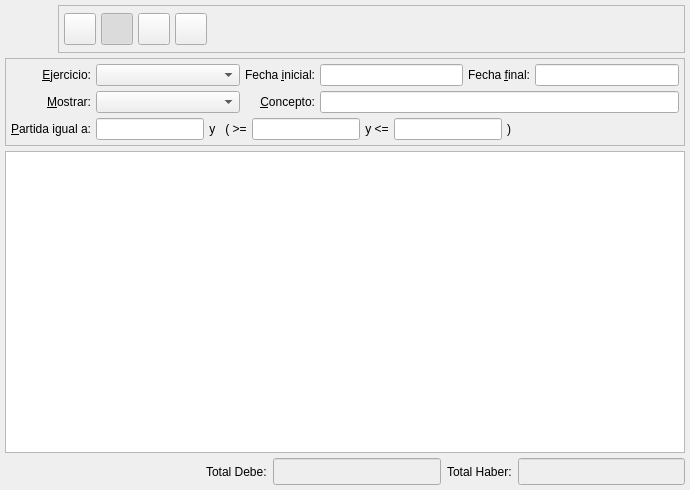
<?xml version="1.0" encoding="UTF-8"?>
<ui version="4.0">
 <class>BcAsientoListBase</class>
 <widget class="QWidget" name="BcAsientoListBase">
  <property name="geometry">
   <rect>
    <x>0</x>
    <y>0</y>
    <width>690</width>
    <height>490</height>
   </rect>
  </property>
  <property name="windowTitle">
   <string>Listado de asientos</string>
  </property>
  <property name="windowIcon">
   <iconset resource="../../../bulmages.qrc">
    <normaloff>:/Images/book-list.png</normaloff>:/Images/book-list.png</iconset>
  </property>
  <layout class="QGridLayout">
   <property name="margin">
    <number>5</number>
   </property>
   <property name="spacing">
    <number>5</number>
   </property>
   <item row="1" column="0">
    <widget class="QFrame" name="frame">
     <property name="frameShape">
      <enum>QFrame::StyledPanel</enum>
     </property>
     <property name="frameShadow">
      <enum>QFrame::Raised</enum>
     </property>
     <layout class="QGridLayout">
      <property name="margin">
       <number>5</number>
      </property>
      <property name="spacing">
       <number>5</number>
      </property>
      <item row="1" column="0">
       <widget class="QLabel" name="textLabel1_2">
        <property name="text">
         <string>&amp;Mostrar:</string>
        </property>
        <property name="alignment">
         <set>Qt::AlignRight|Qt::AlignTrailing|Qt::AlignVCenter</set>
        </property>
        <property name="buddy">
         <cstring>mui_mostrar</cstring>
        </property>
       </widget>
      </item>
      <item row="1" column="1">
       <widget class="QComboBox" name="mui_mostrar">
        <property name="sizePolicy">
         <sizepolicy hsizetype="Expanding" vsizetype="Fixed">
          <horstretch>0</horstretch>
          <verstretch>0</verstretch>
         </sizepolicy>
        </property>
        <property name="minimumSize">
         <size>
          <width>100</width>
          <height>0</height>
         </size>
        </property>
        <property name="focusPolicy">
         <enum>Qt::StrongFocus</enum>
        </property>
       </widget>
      </item>
      <item row="0" column="0">
       <widget class="QLabel" name="textLabel1">
        <property name="text">
         <string>&amp;Ejercicio:</string>
        </property>
        <property name="alignment">
         <set>Qt::AlignRight|Qt::AlignTrailing|Qt::AlignVCenter</set>
        </property>
        <property name="buddy">
         <cstring>mui_mostrar</cstring>
        </property>
       </widget>
      </item>
      <item row="0" column="1">
       <widget class="QComboBox" name="mui_ejercicio">
        <property name="sizePolicy">
         <sizepolicy hsizetype="Expanding" vsizetype="Fixed">
          <horstretch>0</horstretch>
          <verstretch>0</verstretch>
         </sizepolicy>
        </property>
        <property name="minimumSize">
         <size>
          <width>100</width>
          <height>0</height>
         </size>
        </property>
        <property name="focusPolicy">
         <enum>Qt::StrongFocus</enum>
        </property>
       </widget>
      </item>
      <item row="1" column="2">
       <widget class="QLabel" name="TextLabel2">
        <property name="text">
         <string>&amp;Concepto:</string>
        </property>
        <property name="alignment">
         <set>Qt::AlignRight|Qt::AlignTrailing|Qt::AlignVCenter</set>
        </property>
        <property name="buddy">
         <cstring>mui_nombreasiento</cstring>
        </property>
       </widget>
      </item>
      <item row="0" column="2">
       <widget class="QLabel" name="label_4">
        <property name="text">
         <string>Fecha &amp;inicial:</string>
        </property>
        <property name="alignment">
         <set>Qt::AlignRight|Qt::AlignTrailing|Qt::AlignVCenter</set>
        </property>
        <property name="buddy">
         <cstring>mui_fechaInicial</cstring>
        </property>
       </widget>
      </item>
      <item row="1" column="3" colspan="3">
       <widget class="QLineEdit" name="mui_nombreasiento"/>
      </item>
      <item row="0" column="4">
       <widget class="QLabel" name="label_5">
        <property name="sizePolicy">
         <sizepolicy hsizetype="Preferred" vsizetype="Preferred">
          <horstretch>0</horstretch>
          <verstretch>0</verstretch>
         </sizepolicy>
        </property>
        <property name="text">
         <string>Fecha &amp;final:</string>
        </property>
        <property name="alignment">
         <set>Qt::AlignRight|Qt::AlignTrailing|Qt::AlignVCenter</set>
        </property>
        <property name="buddy">
         <cstring>mui_fechaFinal</cstring>
        </property>
       </widget>
      </item>
      <item row="2" column="0">
       <widget class="QLabel" name="TextLabel2_2">
        <property name="text">
         <string>&amp;Partida igual a:</string>
        </property>
        <property name="alignment">
         <set>Qt::AlignRight|Qt::AlignTrailing|Qt::AlignVCenter</set>
        </property>
        <property name="buddy">
         <cstring>mui_saldoasiento</cstring>
        </property>
       </widget>
      </item>
      <item row="0" column="3">
       <widget class="BlDateSearch" name="mui_fechaInicial">
        <property name="minimumSize">
         <size>
          <width>100</width>
          <height>0</height>
         </size>
        </property>
       </widget>
      </item>
      <item row="0" column="5">
       <widget class="BlDateSearch" name="mui_fechaFinal">
        <property name="minimumSize">
         <size>
          <width>100</width>
          <height>0</height>
         </size>
        </property>
       </widget>
      </item>
      <item row="2" column="1" colspan="5">
       <layout class="QHBoxLayout">
        <property name="spacing">
         <number>5</number>
        </property>
        <property name="margin">
         <number>0</number>
        </property>
        <item>
         <widget class="QLineEdit" name="mui_saldoasiento">
          <property name="sizePolicy">
           <sizepolicy hsizetype="Preferred" vsizetype="Fixed">
            <horstretch>0</horstretch>
            <verstretch>0</verstretch>
           </sizepolicy>
          </property>
          <property name="alignment">
           <set>Qt::AlignRight</set>
          </property>
         </widget>
        </item>
        <item>
         <widget class="QLabel" name="TextLabel2_2_3">
          <property name="sizePolicy">
           <sizepolicy hsizetype="Preferred" vsizetype="Preferred">
            <horstretch>0</horstretch>
            <verstretch>0</verstretch>
           </sizepolicy>
          </property>
          <property name="text">
           <string>y   ( &gt;=</string>
          </property>
          <property name="alignment">
           <set>Qt::AlignCenter</set>
          </property>
          <property name="buddy">
           <cstring>mui_mayoroigual</cstring>
          </property>
         </widget>
        </item>
        <item>
         <widget class="QLineEdit" name="mui_mayoroigual">
          <property name="sizePolicy">
           <sizepolicy hsizetype="Preferred" vsizetype="Fixed">
            <horstretch>0</horstretch>
            <verstretch>0</verstretch>
           </sizepolicy>
          </property>
          <property name="alignment">
           <set>Qt::AlignRight</set>
          </property>
         </widget>
        </item>
        <item>
         <widget class="QLabel" name="TextLabel2_2_2">
          <property name="text">
           <string>y &lt;=</string>
          </property>
          <property name="alignment">
           <set>Qt::AlignCenter</set>
          </property>
          <property name="buddy">
           <cstring>mui_menoroigual</cstring>
          </property>
         </widget>
        </item>
        <item>
         <widget class="QLineEdit" name="mui_menoroigual">
          <property name="sizePolicy">
           <sizepolicy hsizetype="Preferred" vsizetype="Fixed">
            <horstretch>0</horstretch>
            <verstretch>0</verstretch>
           </sizepolicy>
          </property>
          <property name="alignment">
           <set>Qt::AlignRight</set>
          </property>
         </widget>
        </item>
        <item>
         <widget class="QLabel" name="TextLabel2_2_4">
          <property name="text">
           <string>)</string>
          </property>
          <property name="alignment">
           <set>Qt::AlignLeading|Qt::AlignLeft|Qt::AlignVCenter</set>
          </property>
         </widget>
        </item>
        <item>
         <spacer>
          <property name="orientation">
           <enum>Qt::Horizontal</enum>
          </property>
          <property name="sizeHint" stdset="0">
           <size>
            <width>40</width>
            <height>20</height>
           </size>
          </property>
         </spacer>
        </item>
       </layout>
      </item>
     </layout>
    </widget>
   </item>
   <item row="3" column="0">
    <layout class="QHBoxLayout">
     <property name="spacing">
      <number>6</number>
     </property>
     <property name="margin">
      <number>0</number>
     </property>
     <item>
      <spacer>
       <property name="orientation">
        <enum>Qt::Horizontal</enum>
       </property>
       <property name="sizeHint" stdset="0">
        <size>
         <width>201</width>
         <height>20</height>
        </size>
       </property>
      </spacer>
     </item>
     <item>
      <widget class="QLabel" name="label_2">
       <property name="text">
        <string>Total Debe:</string>
       </property>
      </widget>
     </item>
     <item>
      <widget class="QLineEdit" name="mui_totalDebe">
       <property name="palette">
        <palette>
         <active>
          <colorrole role="Base">
           <brush brushstyle="SolidPattern">
            <color alpha="255">
             <red>238</red>
             <green>238</green>
             <blue>238</blue>
            </color>
           </brush>
          </colorrole>
         </active>
         <inactive>
          <colorrole role="Base">
           <brush brushstyle="SolidPattern">
            <color alpha="255">
             <red>238</red>
             <green>238</green>
             <blue>238</blue>
            </color>
           </brush>
          </colorrole>
         </inactive>
         <disabled>
          <colorrole role="Base">
           <brush brushstyle="SolidPattern">
            <color alpha="255">
             <red>255</red>
             <green>255</green>
             <blue>255</blue>
            </color>
           </brush>
          </colorrole>
         </disabled>
        </palette>
       </property>
       <property name="font">
        <font>
         <pointsize>12</pointsize>
         <weight>75</weight>
         <bold>true</bold>
        </font>
       </property>
       <property name="alignment">
        <set>Qt::AlignRight</set>
       </property>
      </widget>
     </item>
     <item>
      <widget class="QLabel" name="label_3">
       <property name="text">
        <string>Total Haber:</string>
       </property>
      </widget>
     </item>
     <item>
      <widget class="QLineEdit" name="mui_totalHaber">
       <property name="palette">
        <palette>
         <active>
          <colorrole role="Base">
           <brush brushstyle="SolidPattern">
            <color alpha="255">
             <red>238</red>
             <green>238</green>
             <blue>238</blue>
            </color>
           </brush>
          </colorrole>
         </active>
         <inactive>
          <colorrole role="Base">
           <brush brushstyle="SolidPattern">
            <color alpha="255">
             <red>238</red>
             <green>238</green>
             <blue>238</blue>
            </color>
           </brush>
          </colorrole>
         </inactive>
         <disabled>
          <colorrole role="Base">
           <brush brushstyle="SolidPattern">
            <color alpha="255">
             <red>255</red>
             <green>255</green>
             <blue>255</blue>
            </color>
           </brush>
          </colorrole>
         </disabled>
        </palette>
       </property>
       <property name="font">
        <font>
         <pointsize>12</pointsize>
         <weight>75</weight>
         <bold>true</bold>
        </font>
       </property>
       <property name="alignment">
        <set>Qt::AlignRight</set>
       </property>
      </widget>
     </item>
    </layout>
   </item>
   <item row="0" column="0">
    <layout class="QHBoxLayout">
     <property name="spacing">
      <number>5</number>
     </property>
     <property name="margin">
      <number>0</number>
     </property>
     <item>
      <widget class="QLabel" name="label">
       <property name="minimumSize">
        <size>
         <width>48</width>
         <height>48</height>
        </size>
       </property>
       <property name="maximumSize">
        <size>
         <width>48</width>
         <height>48</height>
        </size>
       </property>
       <property name="pixmap">
        <pixmap resource="../../../bulmages.qrc">:/Images/book-list.png</pixmap>
       </property>
       <property name="scaledContents">
        <bool>true</bool>
       </property>
      </widget>
     </item>
     <item>
      <widget class="QFrame" name="m_botonera">
       <property name="sizePolicy">
        <sizepolicy hsizetype="Expanding" vsizetype="Fixed">
         <horstretch>0</horstretch>
         <verstretch>0</verstretch>
        </sizepolicy>
       </property>
       <property name="minimumSize">
        <size>
         <width>0</width>
         <height>48</height>
        </size>
       </property>
       <property name="maximumSize">
        <size>
         <width>16777215</width>
         <height>48</height>
        </size>
       </property>
       <property name="frameShape">
        <enum>QFrame::StyledPanel</enum>
       </property>
       <property name="frameShadow">
        <enum>QFrame::Raised</enum>
       </property>
       <layout class="QHBoxLayout">
        <property name="spacing">
         <number>5</number>
        </property>
        <property name="margin">
         <number>5</number>
        </property>
        <item>
         <widget class="QToolButton" name="mui_imprimir">
          <property name="enabled">
           <bool>true</bool>
          </property>
          <property name="minimumSize">
           <size>
            <width>32</width>
            <height>32</height>
           </size>
          </property>
          <property name="maximumSize">
           <size>
            <width>32</width>
            <height>32</height>
           </size>
          </property>
          <property name="toolTip">
           <string>Imprimir</string>
          </property>
          <property name="whatsThis">
           <string>Imprimir</string>
          </property>
          <property name="text">
           <string/>
          </property>
          <property name="icon">
           <iconset resource="../../../bulmages.qrc">
            <normaloff>:/Images/document-print.png</normaloff>:/Images/document-print.png</iconset>
          </property>
          <property name="iconSize">
           <size>
            <width>32</width>
            <height>32</height>
           </size>
          </property>
         </widget>
        </item>
        <item>
         <widget class="QToolButton" name="mui_filtrar">
          <property name="minimumSize">
           <size>
            <width>32</width>
            <height>32</height>
           </size>
          </property>
          <property name="maximumSize">
           <size>
            <width>32</width>
            <height>32</height>
           </size>
          </property>
          <property name="toolTip">
           <string>Filtrar</string>
          </property>
          <property name="whatsThis">
           <string>Filtrar</string>
          </property>
          <property name="text">
           <string/>
          </property>
          <property name="icon">
           <iconset resource="../../../bulmages.qrc">
            <normaloff>:/Images/edit-find.png</normaloff>:/Images/edit-find.png</iconset>
          </property>
          <property name="iconSize">
           <size>
            <width>32</width>
            <height>32</height>
           </size>
          </property>
          <property name="checkable">
           <bool>true</bool>
          </property>
          <property name="checked">
           <bool>true</bool>
          </property>
         </widget>
        </item>
        <item>
         <widget class="QToolButton" name="mui_configurar">
          <property name="minimumSize">
           <size>
            <width>32</width>
            <height>32</height>
           </size>
          </property>
          <property name="maximumSize">
           <size>
            <width>32</width>
            <height>32</height>
           </size>
          </property>
          <property name="toolTip">
           <string>Configurar</string>
          </property>
          <property name="whatsThis">
           <string>Configurar</string>
          </property>
          <property name="text">
           <string/>
          </property>
          <property name="icon">
           <iconset resource="../../../bulmages.qrc">
            <normaloff>:/Images/document-properties.png</normaloff>:/Images/document-properties.png</iconset>
          </property>
          <property name="iconSize">
           <size>
            <width>32</width>
            <height>32</height>
           </size>
          </property>
          <property name="checkable">
           <bool>true</bool>
          </property>
          <property name="checked">
           <bool>false</bool>
          </property>
         </widget>
        </item>
        <item>
         <widget class="QToolButton" name="mui_actualizar">
          <property name="minimumSize">
           <size>
            <width>32</width>
            <height>32</height>
           </size>
          </property>
          <property name="maximumSize">
           <size>
            <width>32</width>
            <height>32</height>
           </size>
          </property>
          <property name="toolTip">
           <string>Actualizar</string>
          </property>
          <property name="whatsThis">
           <string>Actualizar</string>
          </property>
          <property name="text">
           <string/>
          </property>
          <property name="icon">
           <iconset resource="../../../bulmages.qrc">
            <normaloff>:/Images/view-refresh.png</normaloff>:/Images/view-refresh.png</iconset>
          </property>
          <property name="iconSize">
           <size>
            <width>32</width>
            <height>32</height>
           </size>
          </property>
          <property name="checkable">
           <bool>false</bool>
          </property>
          <property name="checked">
           <bool>false</bool>
          </property>
         </widget>
        </item>
        <item>
         <spacer>
          <property name="orientation">
           <enum>Qt::Horizontal</enum>
          </property>
          <property name="sizeType">
           <enum>QSizePolicy::Expanding</enum>
          </property>
          <property name="sizeHint" stdset="0">
           <size>
            <width>351</width>
            <height>32</height>
           </size>
          </property>
         </spacer>
        </item>
       </layout>
      </widget>
     </item>
    </layout>
   </item>
   <item row="2" column="0">
    <widget class="BcAsientoListSubForm" name="mui_list">
     <property name="sizePolicy">
      <sizepolicy hsizetype="Ignored" vsizetype="Expanding">
       <horstretch>0</horstretch>
       <verstretch>0</verstretch>
      </sizepolicy>
     </property>
     <property name="sortingEnabled">
      <bool>false</bool>
     </property>
    </widget>
   </item>
  </layout>
 </widget>
 <customwidgets>
  <customwidget>
   <class>BcAsientoListSubForm</class>
   <extends>QTableWidget</extends>
   <header>bcasientolistsubform.h</header>
  </customwidget>
  <customwidget>
   <class>BlDateSearch</class>
   <extends>QLineEdit</extends>
   <header>bldatesearch.h</header>
  </customwidget>
 </customwidgets>
 <tabstops>
  <tabstop>mui_imprimir</tabstop>
  <tabstop>mui_filtrar</tabstop>
  <tabstop>mui_configurar</tabstop>
  <tabstop>mui_actualizar</tabstop>
  <tabstop>mui_ejercicio</tabstop>
  <tabstop>mui_fechaInicial</tabstop>
  <tabstop>mui_fechaFinal</tabstop>
  <tabstop>mui_nombreasiento</tabstop>
  <tabstop>mui_saldoasiento</tabstop>
  <tabstop>mui_mayoroigual</tabstop>
  <tabstop>mui_menoroigual</tabstop>
  <tabstop>mui_list</tabstop>
  <tabstop>mui_totalDebe</tabstop>
  <tabstop>mui_totalHaber</tabstop>
 </tabstops>
 <resources>
  <include location="../../../bulmages.qrc"/>
  <include location="../../bulmages.qrc"/>
 </resources>
 <connections>
  <connection>
   <sender>mui_filtrar</sender>
   <signal>toggled(bool)</signal>
   <receiver>frame</receiver>
   <slot>setShown(bool)</slot>
   <hints>
    <hint type="sourcelabel">
     <x>113</x>
     <y>41</y>
    </hint>
    <hint type="destinationlabel">
     <x>155</x>
     <y>88</y>
    </hint>
   </hints>
  </connection>
 </connections>
</ui>
